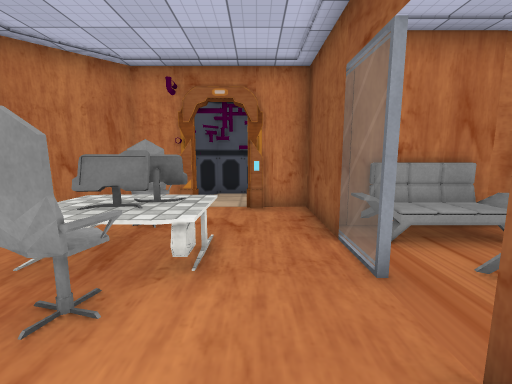
[1] (above)

12 first-person views from a walk through a scene from a Unity 3-D project. The camera is 1.5 m above the floor, tilts 8° down and sees 90° across. The floor is counted in squares, 1 m on a side. Each view is taken from the middle of a square. On the plan, view 1 faces up. The plan holds only what a view shows up to about 13 squares ahead; the rest is blank. The place goes on beyond the plan. The player character is not drawn. Door leaves are left out, so doorways stand open. Some surface patterns are stand-ins.

[2]
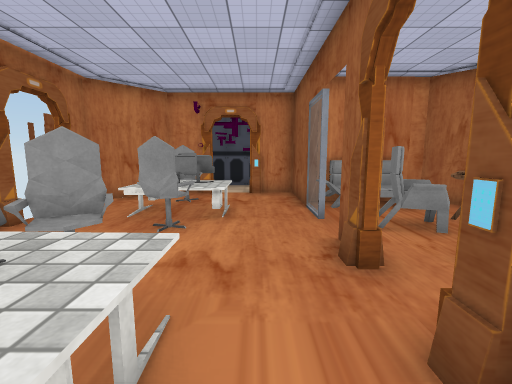

[3]
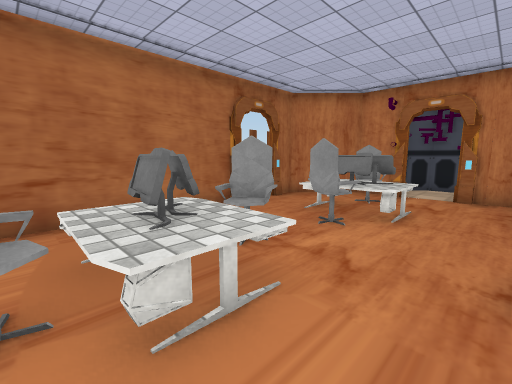

[4]
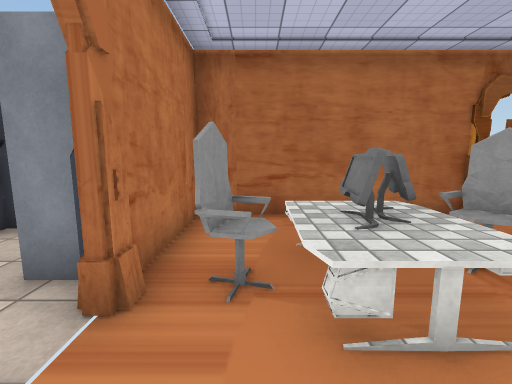

[5]
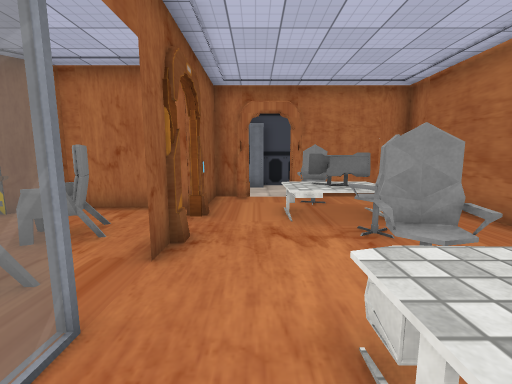

[6]
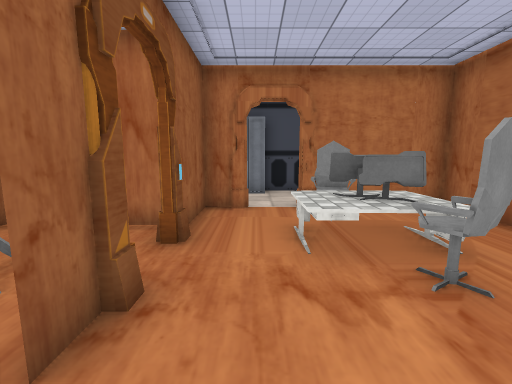

[7]
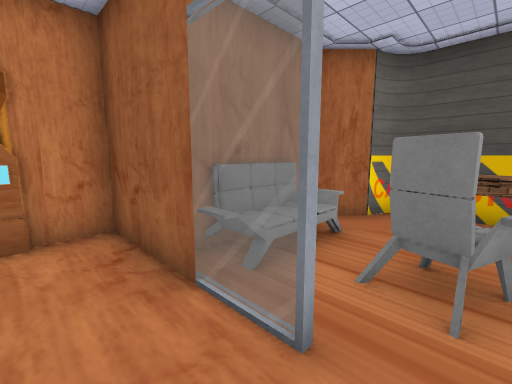

[8]
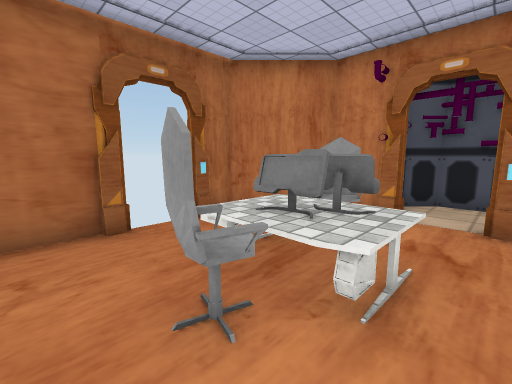

[9]
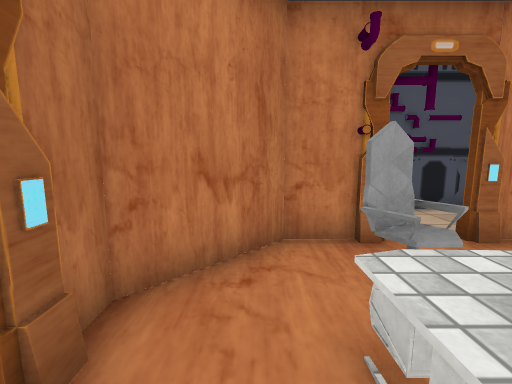

[10]
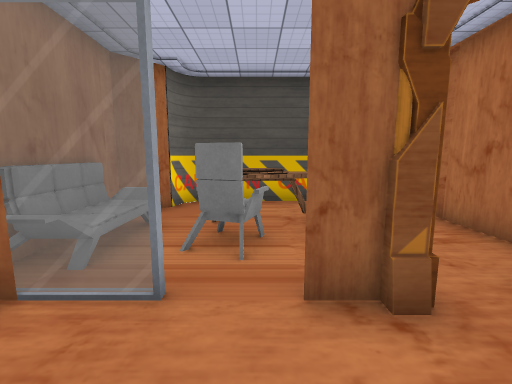

[11]
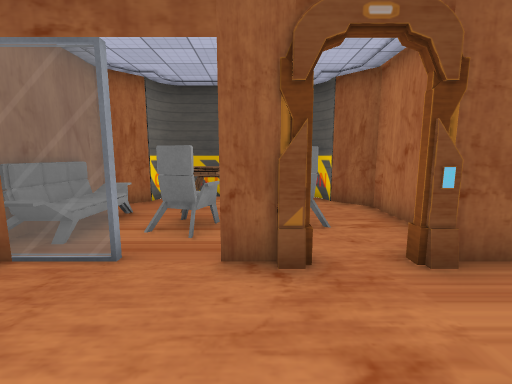

[12]
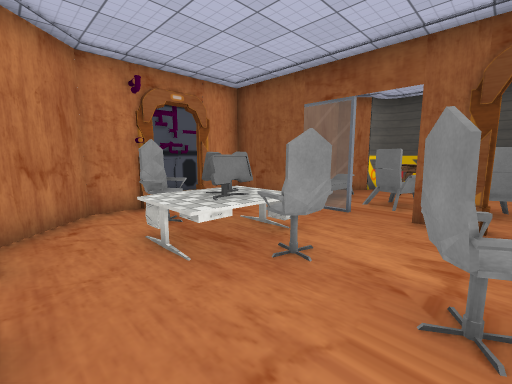

### Floor plan
Points are (right, up) in squares from view 1. A wall is a line through its corners. A room is listed if a view was taken in it or the views show most of it. See-through windows are left out.
Room 1 (views 1, 2, 3, 4, 5, 6, 7, 8, 9, 10, 11, 12)
walls: (1.5, 0.3) (1.5, 1.6); (1.9, -2.5) (5.5, -2.5); (-5.5, 2.9) (-5.5, -4.5) (-4.4, -4.5); (1.5, 5.4) (1.5, 6.6); (0.1, -4.5) (1.5, -4.5) (1.5, -1.3); (-5.3, 4.7) (-5.3, 4.2); (0.2, 7.3) (-0.2, 7.3); (-1.8, 7.5) (-3.5, 7.5) (-5.5, 5.5) (-5.5, 4.1); (0.6, 7.5) (-0.2, 7.5); (5.5, 5.5) (1.8, 5.5)
low walls: (1.3, 0.3) (1.3, 0.8); (0.2, -4.3) (0.8, -4.3); (-1.8, 7.3) (-2.3, 7.3)
ways out: opening at (1, 7.5); open door at (-5.5, 3.5); open door at (-1.5, 7.5); open door at (-0.7, -4.3); open door at (1.5, -0.5)
objects: desk (-3, -2); computer (-3, -1) to (-2, -1); other object (-3, 0) to (-2, 0); desk (-3, 3) to (-1, 4); desk (-3, 5) to (-1, 5); other object (-3, 6) to (-2, 6); server (-2, -5); other object (-2, -4); desk (-2, -3) to (-1, -2); computer (-2, -2); other object (-2, 2); computer (-2, 4); desk (-1, -1); computer (-1, 4); other object (2, 4) to (5, 5); other object (3, 0) to (4, 1); other object (3, 2) to (3, 3); desk (4, 0) to (5, 3)

Where each view was taken, in squares from view 1:
view 1: 0 up, 0 right, facing up
view 2: 3 down, 0 right, facing up
view 3: 3 down, 1 right, facing up-left
view 4: 3 down, 1 right, facing left
view 5: 5 up, 0 right, facing down
view 6: 3 up, 0 right, facing down
view 7: 2 up, 0 right, facing up-right
view 8: 1 up, 0 right, facing up-left
view 9: 3 up, 4 left, facing up
view 10: 2 up, 1 left, facing right
view 11: 1 up, 2 left, facing right
view 12: 0 up, 5 left, facing up-right
